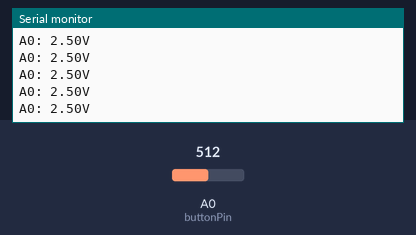
This sketch was run on a simulated Arduino Uno, built with avr-gcc and run on an emulated ATmega328P. Parts: the last lines printed to the serial monitor. The inputs (shaded band) are chosen by the test bench; at power-on: A0 (buttonPin) = 512.

Above: at 1.2 s.
1.3 s: A0 (buttonPin) set to 716
At 1.31 s:
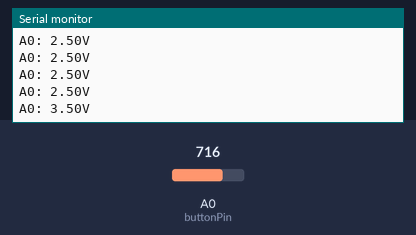
2.8 s: A0 (buttonPin) set to 900
At 2.82 s:
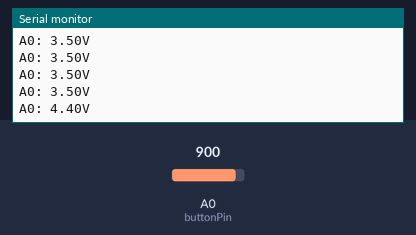
Timing chart, 0 to 5.8 s (numbered marks = the images above; inputs shaded):
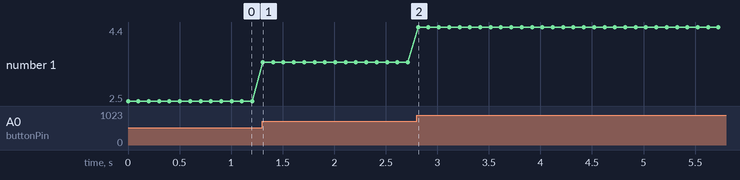

The sketch:

Schurter-TTS.ino
```cpp
const int buttonPin = A0;

float readAnalogPin(int outPin)
{
    return (analogRead(A0) / 1023.0) * 5.0;
}

int logPin(int pin)
{
    float voltage = readAnalogPin(pin);
    Serial.println("A0: " + String(voltage) + "V");
}

void setup()
{
    Serial.begin(115200);
    pinMode(buttonPin, INPUT);
}

void loop()
{
    logPin(buttonPin);
    delay(100);
}
```

Measured:
- after the input at 1.3 s, the serial monitor: prints a new line at once (image 1)
- after the input at 2.8 s, the serial monitor: prints a new line at once (image 2)
- plotted number 1: 2.5 → 3.5 after the input at 1.3 s, 3.5 → 4.4 after the input at 2.8 s
